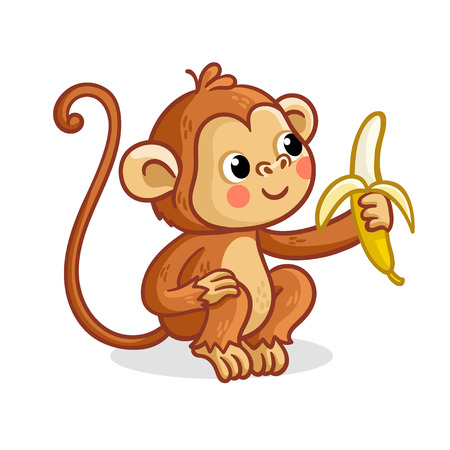
#> input picture spyder/kap4/affe.jpg, 450 x 450 px
$ python nr7.py
#> lines starting #> are read from the running program, lines starting #| are printed output that depends on the picture
import numpy as np
import matplotlib as mpl
import matplotlib.pyplot as plt
import matplotlib.animation


pfeil0=np.array([0,0])
affe0=np.array([5,5])
diff=affe0-pfeil0
alpha=np.arctan(diff[1]/diff[0])
g=9.81

pfeilv=9
v0 = np.array([pfeilv * np.cos(alpha), pfeilv * np.sin(alpha)])

t = np.linspace(0, 2, 1000)
t = t.reshape(-1, 1)

# Berechne den Ortsvektor für alle Zeitpunkte im Array t.
r_pfeil = pfeil0 + v0 * t + 0.5 * np.array([0,-g]) * t**2
r_affe=affe0+ 0.5 * np.array([0,-g]) * t**2


hit_index=np.argmin(np.linalg.norm(r_pfeil-r_affe,axis=1))+1


fig = plt.figure()
ax = fig.add_subplot(1, 1, 1)
ax.set_xlabel('x [m]')
ax.set_ylabel('y [m]')
ax.grid()

pfeil_bahn_ohne_g,=ax.plot([pfeil0[0],affe0[0]],[pfeil0[1], affe0[1]],'--',
                          color='blue', lw=1)
#pfeil_bahn=ax.plot(r_pfeil[:, 0], r_pfeil[:, 1])
#affe_bahn=ax.plot(r_affe[:, 0], r_affe[:, 1])

style = mpl.patches.ArrowStyle.Simple(head_length=3,
                                      head_width=1)

pfeil = mpl.patches.FancyArrowPatch((0, 0), (0, 0),
                                      color='black',arrowstyle=style,zorder=10)

#affe,=ax.plot([],[],'o',color='brown')

ax.add_artist(pfeil)

plt.legend([pfeil_bahn_ohne_g,pfeil],
           ["Schussbahen ohne Grav","Pfeil"])


image = mpl.offsetbox.OffsetImage(plt.imread("affe.jpg"),zoom=0.1)

box_affe = mpl.offsetbox.AnnotationBbox(image, (0, 0),frameon=False)


ax.add_artist(box_affe)


def update(n):
    diff=r_pfeil[n+1]-r_pfeil[n]
    pfeil.set_positions(r_pfeil[n]-diff*25,r_pfeil[n])
    #affe.set_data(r_affe[n])
    box_affe.xybox = (r_affe[n][0], r_affe[n][1])
    return box_affe,pfeil

ani = mpl.animation.FuncAnimation(fig, update, interval=30,
                                  frames=hit_index, blit=True,repeat=False)
ani.save("fallender_Affe_bild.mp4",fps=30)
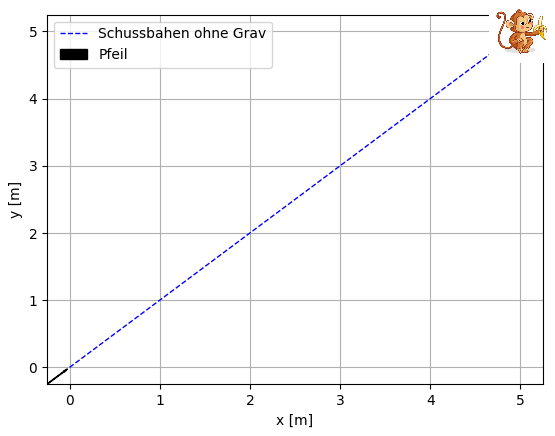
#> figure drawn by matplotlib, 1 panel
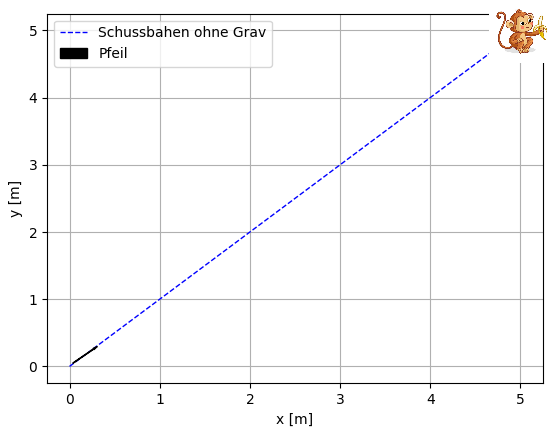
#> figure drawn by matplotlib, 1 panel
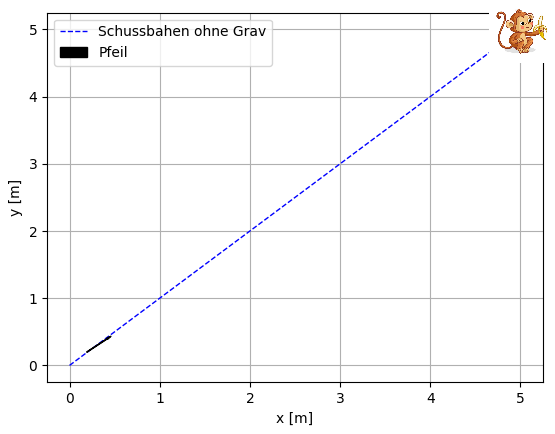
#> figure drawn by matplotlib, 1 panel
#> (the run stopped early here; a loop or call above may not have finished)
